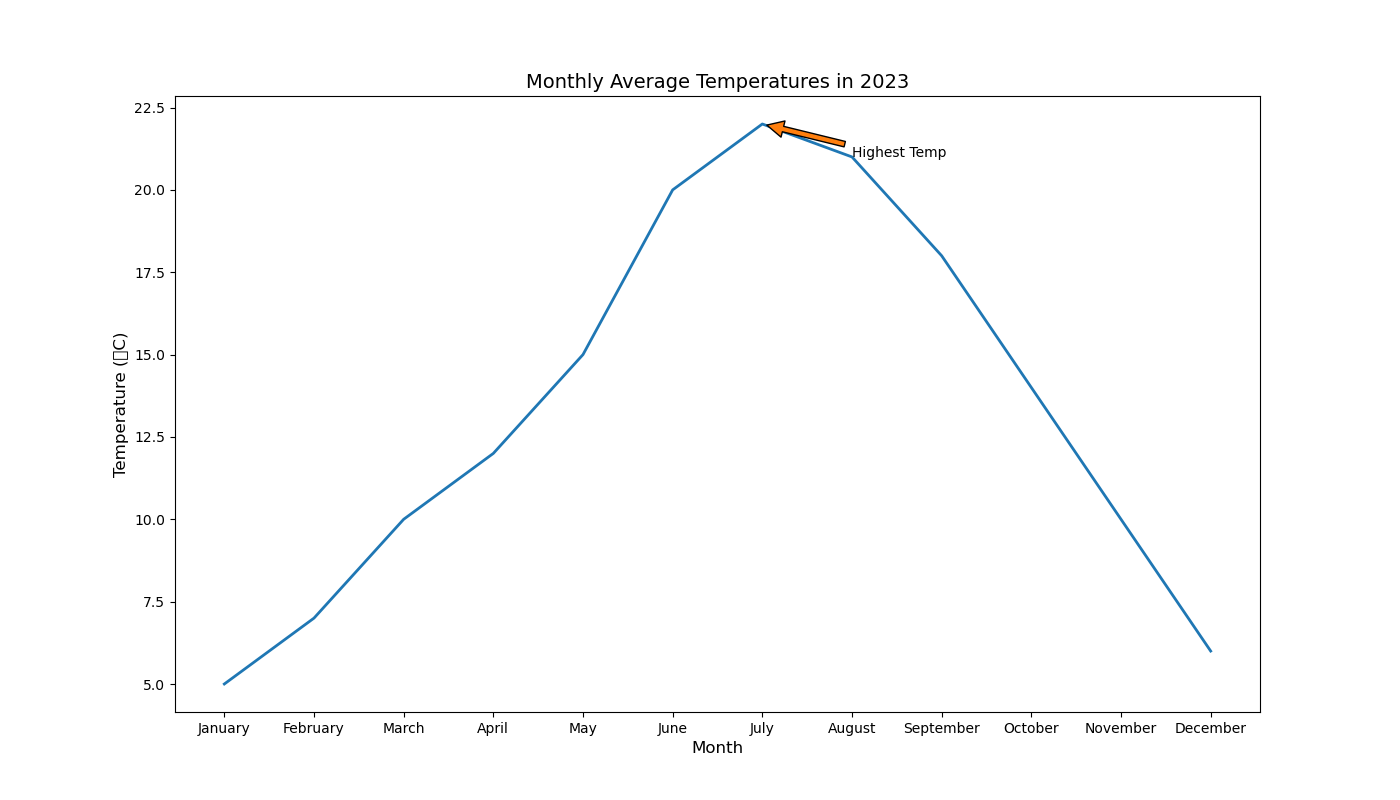

The script that drew this image:

import matplotlib.pyplot as plt

months = ['January', 'February', 'March', 'April', 'May', 'June', 
          'July', 'August', 'September', 'October', 'November', 'December']
temperatures = [5, 7, 10, 12, 15, 20, 22, 21, 18, 14, 10, 6]

plt.figure(figsize=(14, 8))

# Plot the line chart with a new color scheme and trend
plt.plot(months, temperatures, color='#1f77b4', linewidth=2)

# Annotate the highest temperature in July
plt.annotate('Highest Temp', xy=('July', 22), xytext=('August', 21),
             arrowprops=dict(facecolor='#ff7f0e', shrink=0.05))

plt.title('Monthly Average Temperatures in 2023', fontsize=14)  
plt.xlabel('Month', fontsize=12)  
plt.ylabel('Temperature (°C)', fontsize=12)  

# Display the chart
plt.show()
